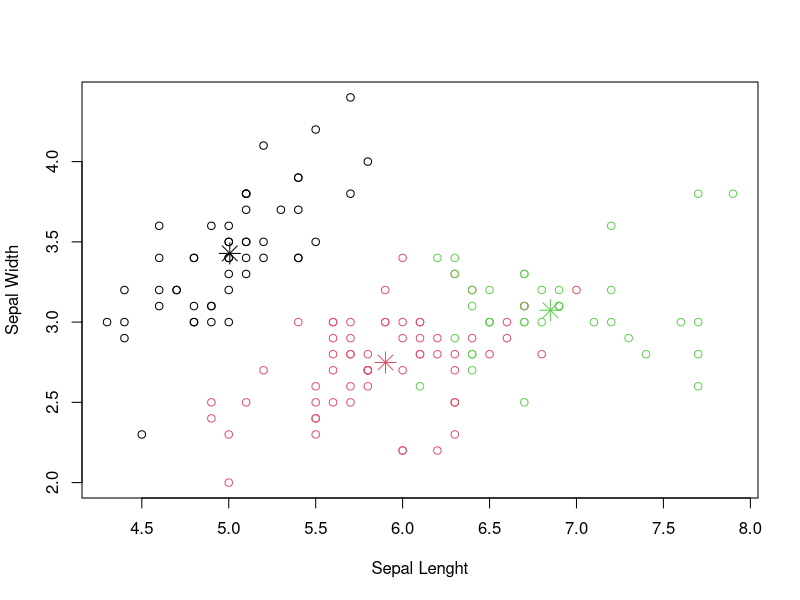
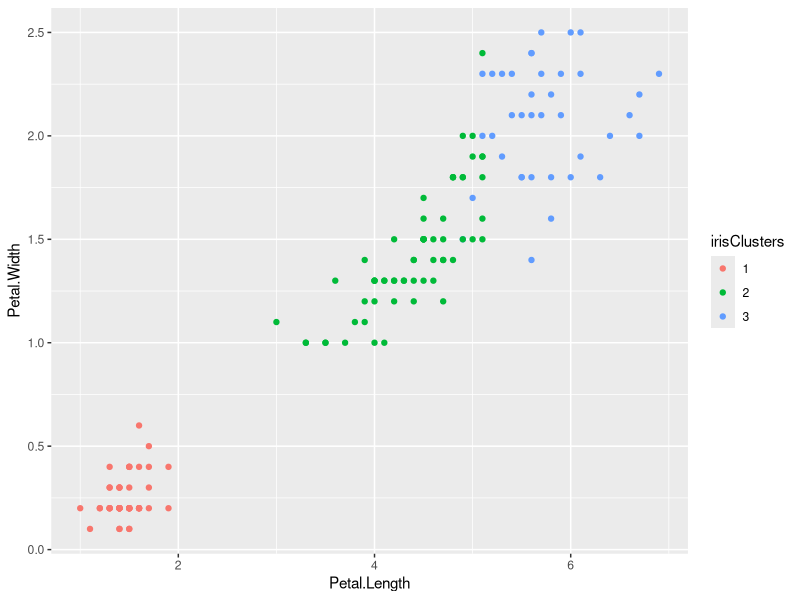
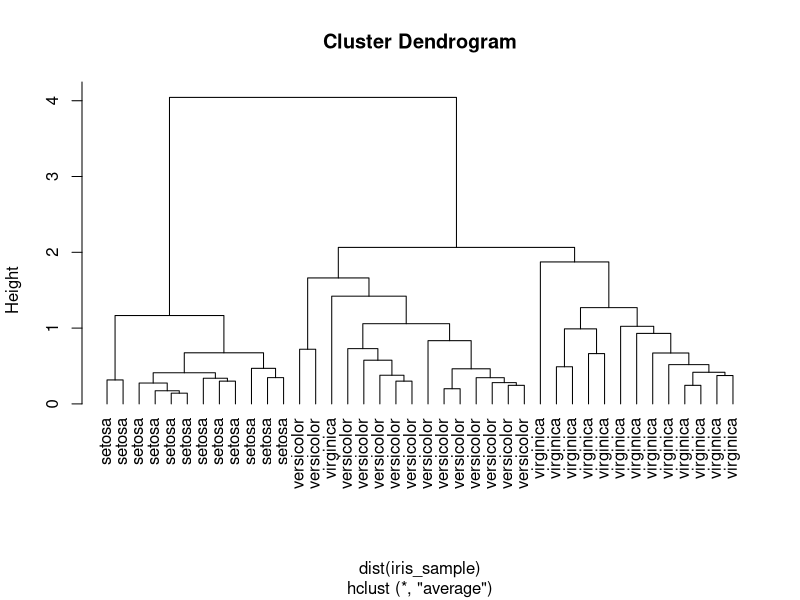

The R script that drew these images, in order:
## ---- chunk 1
data(iris)
summary(iris)
## ---- chunk 2
iris_species_unk = iris
iris_species_unk$Species = NULL
## ---- chunk 3
# kmeans(x, centers, ...)
set.seed(20)
km_clusters = kmeans(iris_species_unk[], centers = 3, nstart = 20)
str(km_clusters)
## ---- chunk 4
table(km_clusters$cluster, iris$Species)
## ---- chunk 5
plot(iris_species_unk$Sepal.Length, iris_species_unk$Sepal.Width, col=km_clusters$cluster, xlab = 'Sepal Lenght', ylab = 'Sepal Width')
points(km_clusters$centers[,c('Sepal.Length', 'Sepal.Width')], col=1:3, pch=8, cex=2)
## ---- chunk 6
library(ggplot2)
irisClusters = as.factor(km_clusters$cluster)
ggplot(iris_species_unk, aes(Petal.Length, Petal.Width, color = irisClusters)) + geom_point()
## ---- chunk 7
aic_bic = function(fit){
  # Number of features #
  m = ncol(fit$centers)
  # Number of observations #
  n = length(fit$cluster)
  # Number of clusters, i.e. k #
  k = nrow(fit$centers)
  # Total within-cluster sum of squares
  D = fit$tot.withinss
  return(c(D + 2*m*k, D + log(n)*m*k))
}
## ---- chunk 8
values = aic_bic(km_clusters)
names(values) = c('AIC', 'BIC')
print(values)
## ---- chunk 9
#cat("K", "\t", "AIC", "\t\t", "BIC", "\n")
lowest_bic = lowest_aic = 1000
best_k_bic = best_k_aic = 0
for (k in 3:40) {
  aic_bic_k = aic_bic(kmeans(iris_species_unk, k))
  current_aic = aic_bic_k[1]
  current_bic = aic_bic_k[2]
  if (current_aic < lowest_aic) {
    lowest_aic = current_aic
    best_k_aic = k
  }
  if (current_bic < lowest_bic) {
    lowest_bic = current_bic
    best_k_bic = k
  }
  # cat(k, '\t', bic_aic_k[1], '\t', bic_aic_k[2], '\n')
}
## ---- chunk 10
cat('Best K according to AIC: ', best_k_aic, '-- BIC: ', lowest_aic, '\n')
## ---- chunk 11
cat('Best K according to BIC: ', best_k_bic, '-- BIC: ', lowest_bic, '\n')
## ---- chunk 12
idx = sample(1:dim(iris)[1], 40)
iris_sample = iris[idx,]
iris_sample$Species = NULL
## ---- chunk 13
hc_clusters = hclust(dist(iris_sample), method="ave")
str(hc_clusters)
## ---- chunk 14
plot(hc_clusters, hang = -1, labels=iris$Species[idx])
